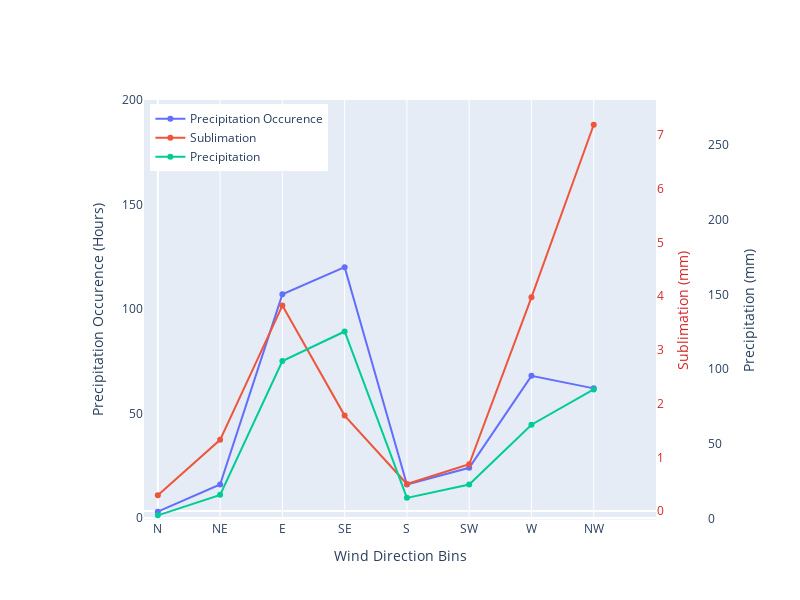

This figure's notebook cell:
### Code cell
# Let's make a few plots using make_sublots in plotly 
fig = go.Figure()
# for the first figure lets make two y axes, one where we'll have a barplot of the precipitation occurence and the other where we'll have the sublimation rate
fig.add_trace(go.Scatter(x=grouped_prcp_binary.index, y=grouped_prcp_binary.values, name='Precipitation Occurence', yaxis='y1'))
fig.update_yaxes(title_text='Precipitation Occurence')
# add second y-axis
fig.add_trace(go.Scatter(x=grouped_sub.index, y=grouped_sub.values, name='Sublimation', yaxis='y2'))
fig.add_trace(go.Scatter(x=grouped_prcp.index, y=grouped_prcp.values, name='Precipitation', yaxis='y3'))
fig.update_layout(xaxis=dict(domain=[0.1,0.9],
                             title='Wind Direction Bins',
                             range=[-10,360],
                             tickvals=[0,45,90,135,180,225,270,315],
                             ticktext=['N', 'NE', 'E', 'SE', 'S', 'SW', 'W', 'NW']),
                  yaxis=dict(title='Precipitation Occurence (Hours)',
                             range=[-1,200]),
                  yaxis2=dict(title='Sublimation (mm)',
                              overlaying='y',
                              titlefont=dict(
                                  color="#d62728"
                              ),
                              tickfont=dict(
                                  color="#d62728"
                              ),
                              side='right',
                              anchor='x',
                              position=0.8,
                              ),
                  yaxis3=dict(
                              title="Precipitation (mm)",
                              anchor="free",
                              overlaying="y",
                              side="right",
                              position=0.98,
                              range=[-1,200*35/25]
                              ))
# remove the grid line for axis 1 and 2
fig.update_yaxes(showgrid=False)
fig.update_layout(
                  height=600,
                  width=800)
# move the legend to the top right of the plot
fig.update_layout(legend=dict(
    yanchor="top",
    y=0.99,
    xanchor="left",
    x=0.11
))

### Figure 1 — Plotly figure (JSON) as saved in the notebook; plotly's stock layout.template omitted (floating-point values rounded to 4 significant figures)
{"data": [{"name": "Precipitation Occurence", "type": "scatter", "x": [0, 45, 90, 135, 180, 225, 270, 315], "y": [3, 16, 107, 120, 16, 24, 68, 62], "yaxis": "y"}, {"name": "Sublimation", "type": "scatter", "x": [0, 45, 90, 135, 180, 225, 270, 315], "y": [0.2941, 1.325, 3.825, 1.777, 0.5034, 0.8701, 3.978, 7.191], "yaxis": "y2"}, {"name": "Precipitation", "type": "scatter", "x": [0, 45, 90, 135, 180, 225, 270, 315], "y": [2.12, 15.82, 105.4, 125.1, 13.81, 22.7, 62.77, 86.37], "yaxis": "y3"}], "layout": {"height": 600, "legend": {"x": 0.11, "xanchor": "left", "y": 0.99, "yanchor": "top"}, "width": 800, "xaxis": {"domain": [0.1, 0.9], "range": [-10, 360], "ticktext": ["N", "NE", "E", "SE", "S", "SW", "W", "NW"], "tickvals": [0, 45, 90, 135, 180, 225, 270, 315], "title": {"text": "Wind Direction Bins"}}, "yaxis": {"range": [-1, 200], "showgrid": false, "title": {"text": "Precipitation Occurence (Hours)"}}, "yaxis2": {"anchor": "x", "overlaying": "y", "position": 0.8, "showgrid": false, "side": "right", "tickfont": {"color": "#d62728"}, "title": {"font": {"color": "#d62728"}, "text": "Sublimation (mm)"}}, "yaxis3": {"anchor": "free", "overlaying": "y", "position": 0.98, "range": [-1, 280], "showgrid": false, "side": "right", "title": {"text": "Precipitation (mm)"}}}}
